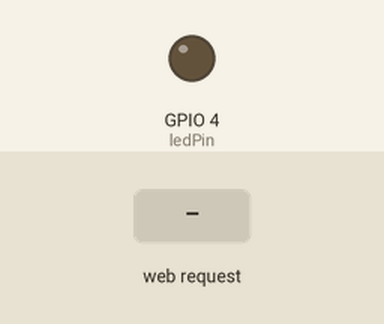
A sketch run on a simulated ESP32. Parts: output pins drawn as LEDs (lit = HIGH). Inputs (shaded band) come from the test bench. WiFi joins after 1.5 s; servers stay silent unless stated; what the sketch prints to the serial monitor is not drawn.

Above: at 1.2 s.
1.3 s: HTTP request GET /led?state=on received
At 2.1 s:
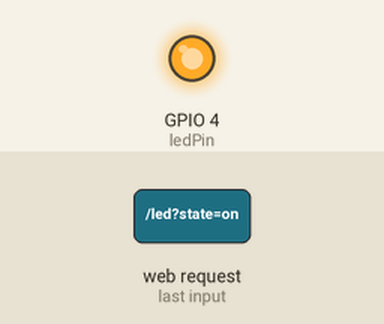
2.8 s: HTTP request GET /led?state=off received
At 3.2 s:
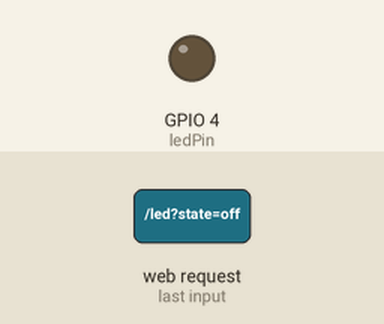
Timing chart, 0 to 5.8 s (numbered marks = the images above; inputs shaded):
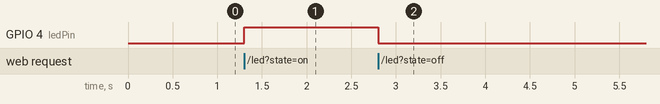

The sketch:

Simple_ESP32_webserver.ino
```cpp
#include "esp_wifi.h"
#include <WiFi.h>
#include <WebServer.h>

const char* ssid = "I Dont Have Internet";
const char* password = "gunasree";

const int ledPin = 4;

WebServer server(80);

static const char PROGMEM html[] = R"rawliteral(
<!DOCTYPE html>
<html>
<head>
<meta name="viewport" content="width=device-width, initial-scale=1">
<style>
.container { display: flex; flex-direction: column; align-items: center; justify-content: center; height: 100vh; }

.switch {
  position: relative;
  display: inline-block;
  width: 60px;
  height: 34px;
}

.switch input {
  outline: 0;
  opacity: 0;
  width: 0;
  height: 0;
}

.slider2 {
  position: absolute;
  cursor: pointer;
  top: 0;
  left: 0;
  right: 0;
  bottom: 0;
  background-color: #ccc;
  -webkit-transition: .4s;
  transition: .4s;
}

.slider2:before {
  position: absolute;
  content: "";
  height: 26px;
  width: 26px;
  left: 4px;
  bottom: 4px;
  background-color: white;
  -webkit-transition: .4s;
  transition: .4s;
}

input:checked + .slider2 {
  background-color: #2196F3;
}

input:focus + .slider2 {
  box-shadow: 0 0 1px #2196F3;
}

input:checked + .slider2:before {
  -webkit-transform: translateX(26px);
  -ms-transform: translateX(26px);
  transform: translateX(26px);
}

/* Rounded sliders */
.slider2.round {
  border-radius: 34px;
}

.slider2.round:before {
  border-radius: 50%;
}
</style>
</head>
<body>

<div class="container">
<h2>Mr.BGM</h2>
<label for="controlstate" class="switch">
  <input type="checkbox" id="controlstate" onclick="myFunction()">
  <span class="slider2 round" ></span>
</label>
</div>

<script>
function myFunction() {
  var checkBox = document.getElementById("controlstate");
  var text = document.getElementById("text");
  if (checkBox.checked == true){
    var xhr = new XMLHttpRequest();
    xhr.open('GET', '/led?state=on', true);
    xhr.send();
  } else {
     var xhr = new XMLHttpRequest();
     xhr.open('GET', '/led?state=off', true);
     xhr.send();
  }
}
</script>
</body>
</html>
)rawliteral";

void handleRoot() {
  server.send(200, "text/html", (const char*) html);
}

void handleNotFound() {
  server.send(404, "text/plain", "404: Not found");
}

void handleLed() {
  String state = server.arg("state");
  if (state == "on") {
    digitalWrite(ledPin, HIGH);
  } else if (state == "off") {
    digitalWrite(ledPin, LOW);
  }

  server.send(200, "text/plain", state);
}

void setup() {
  Serial.begin(115200);
  pinMode(ledPin, OUTPUT);

  ////////SoftAccess Point
  WiFi.softAP(ssid,password);
  IPAddress IP = WiFi.softAPIP();
  Serial.print("AP IP address: ");
  Serial.println(IP);

  /*/////////////////////////////////////////

  WiFi.begin(ssid, password);
  while (WiFi.status() != WL_CONNECTED) {
    delay(1000);
    Serial.println("Connecting to WiFi...");
  }

  Serial.println("WiFi connected");
  Serial.println("IP address: ");
  Serial.println(WiFi.localIP());

  *////////////////////////////////////

  server.on("/", handleRoot);
  server.on("/led", handleLed);
  server.onNotFound(handleNotFound);

  server.begin();
  Serial.println("HTTP server started");
}

void loop() {
  server.handleClient();
}
```

Measured:
- after the input at 1.3 s, GPIO 4 (ledPin): LOW → HIGH at once
- after the input at 2.8 s, GPIO 4 (ledPin): HIGH → LOW at once
